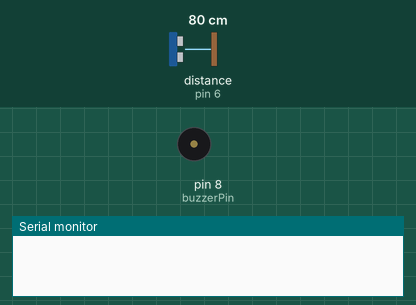
Simulated run of this sketch. Board: Arduino Uno, built with avr-gcc and run on an emulated ATmega328P. On the bench: buzzer (waves = sounding), the last lines printed to the serial monitor. Inputs (shaded band) come from the test bench; at power-on: distance to the obstacle (sensor on pin 6) 80 cm. The echo pulse lasts 58.3 µs per cm.

Above: at 0.9 s.
At 2.4 s:
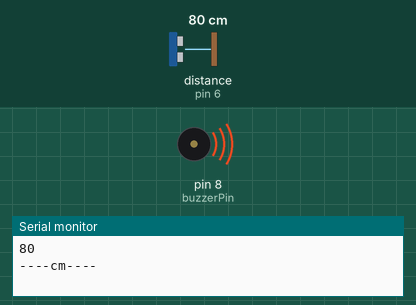
2.5 s: distance to the obstacle (sensor on pin 6) set to 2 cm
6.0 s: distance to the obstacle (sensor on pin 6) set to 4 cm
At 6.34 s:
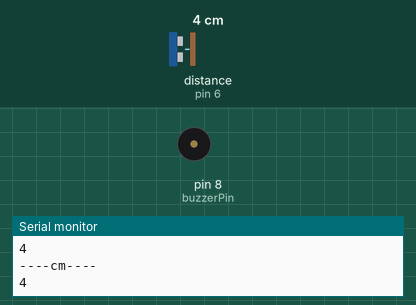
Timing chart, 0 to 15.5 s (numbered marks = the images above; inputs shaded):
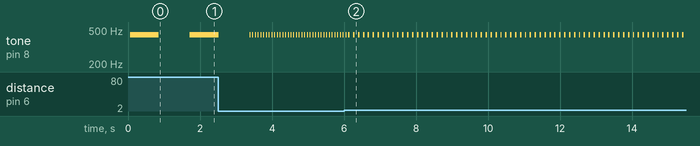

The sketch:

park_sens_r_.ino
```cpp
#define echoPin 6
#define trigPin 7
#define buzzerPin 8
int maximumRange = 500;
int minimumRange = 0;
long sure;
long mesafe;

void setup(){
pinMode(trigPin, OUTPUT);
pinMode(echoPin, INPUT);
pinMode(buzzerPin, OUTPUT);
Serial.begin(9600);

}

void loop(){

 int olcum = mesafefonk(maximumRange,minimumRange);
 melodi(olcum*10);
 Serial.println(mesafe);
 Serial.println("----cm----");
}
int mesafefonk(int maxrange,int minrange){
digitalWrite(trigPin,LOW);
delayMicroseconds(20000);
digitalWrite(trigPin,HIGH);
delayMicroseconds(100000);
digitalWrite(trigPin,LOW);

sure =pulseIn(echoPin,HIGH);
mesafe=sure / 58.2;
delay(50);

if(mesafe >= maxrange || mesafe <= minrange)
return 0;
return mesafe;
}
int melodi(int dly){
tone (buzzerPin,440);
delay(dly);
noTone(buzzerPin);
delay(dly);

}
```

Measured:
- after the input at 6.0 s, tone on pin 8 (buzzerPin): alternates 440 Hz for 0.04 s and silent for 0.10 s, starting after 0.26 s
- by itself, tone on pin 8 (buzzerPin): repeats every 0.08 s: 440 Hz 0.01 s, silent 0.07 s
